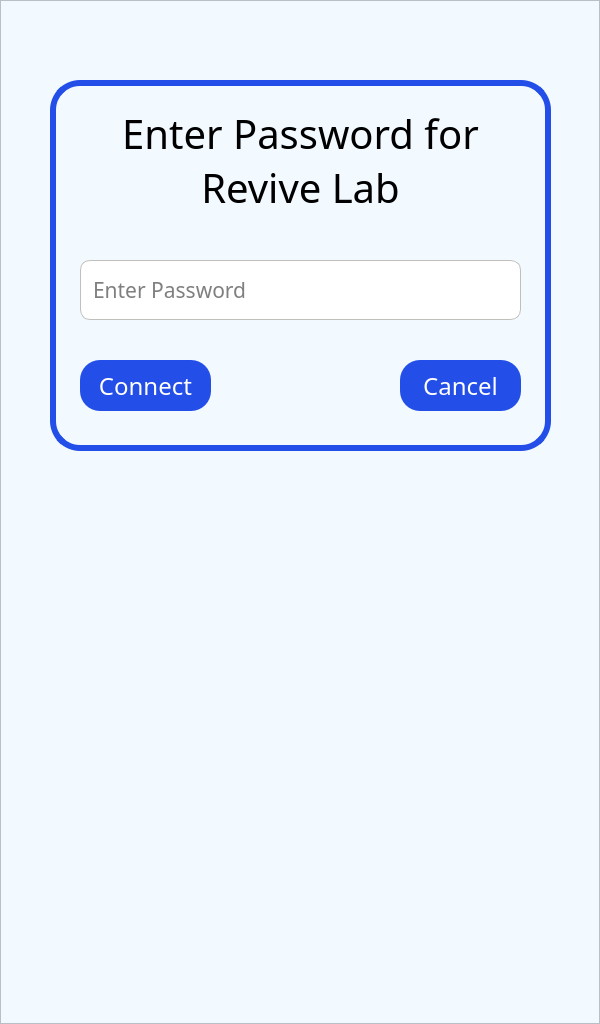
   <widget class="QFrame" name="screen_7">
    <property name="geometry">
     <rect>
      <x>0</x>
      <y>0</y>
      <width>600</width>
      <height>1024</height>
     </rect>
    </property>
    <property name="font">
     <font>
      <family>Product Sans</family>
     </font>
    </property>
    <property name="autoFillBackground">
     <bool>false</bool>
    </property>
    <property name="styleSheet">
     <string notr="true">background-color:  #f2f9ff;
</string>
    </property>
    <property name="frameShape">
     <enum>QFrame::StyledPanel</enum>
    </property>
    <property name="frameShadow">
     <enum>QFrame::Raised</enum>
    </property>
    <widget class="QFrame" name="wifi_modal_2">
     <property name="geometry">
      <rect>
       <x>50</x>
       <y>80</y>
       <width>501</width>
       <height>371</height>
      </rect>
     </property>
     <property name="styleSheet">
      <string notr="true">QFrame {
background-color: #f2f9ff;
border: 6px solid rgb(35, 78, 232);
border-radius: 30;
}</string>
     </property>
     <property name="frameShape">
      <enum>QFrame::StyledPanel</enum>
     </property>
     <property name="frameShadow">
      <enum>QFrame::Raised</enum>
     </property>
     <widget class="QLabel" name="label_19">
      <property name="geometry">
       <rect>
        <x>30</x>
        <y>20</y>
        <width>441</width>
        <height>121</height>
       </rect>
      </property>
      <property name="font">
       <font>
        <family>Product Sans</family>
        <pointsize>30</pointsize>
        <weight>50</weight>
        <bold>false</bold>
       </font>
      </property>
      <property name="layoutDirection">
       <enum>Qt::LeftToRight</enum>
      </property>
      <property name="styleSheet">
       <string notr="true">border: none;</string>
      </property>
      <property name="text">
       <string>Enter Password for 
Revive Lab</string>
      </property>
      <property name="alignment">
       <set>Qt::AlignCenter</set>
      </property>
      <property name="wordWrap">
       <bool>true</bool>
      </property>
     </widget>
     <widget class="QPushButton" name="btn_9">
      <property name="geometry">
       <rect>
        <x>350</x>
        <y>280</y>
        <width>121</width>
        <height>51</height>
       </rect>
      </property>
      <property name="font">
       <font>
        <family>Product Sans</family>
        <pointsize>18</pointsize>
        <weight>50</weight>
        <bold>false</bold>
       </font>
      </property>
      <property name="styleSheet">
       <string notr="true">QPushButton{
background-color:rgb(35, 78, 232);
color: rgb(255, 255, 255);
border: none;
border-radius: 20;
}


QPushButton:pressed{
background-color: rgb(255, 255, 255);
border:1px solid rgb(35, 78, 232);
color:rgb(35, 78, 232);
}</string>
      </property>
      <property name="text">
       <string>Cancel</string>
      </property>
     </widget>
     <widget class="QPushButton" name="btn_10">
      <property name="geometry">
       <rect>
        <x>30</x>
        <y>280</y>
        <width>131</width>
        <height>51</height>
       </rect>
      </property>
      <property name="font">
       <font>
        <family>Product Sans</family>
        <pointsize>18</pointsize>
        <weight>50</weight>
        <bold>false</bold>
       </font>
      </property>
      <property name="styleSheet">
       <string notr="true">QPushButton{
background-color:rgb(35, 78, 232);
color: rgb(255, 255, 255);
border: none;
border-radius: 20;
}


QPushButton:pressed{
background-color: rgb(255, 255, 255);
border:1px solid rgb(35, 78, 232);
color:rgb(35, 78, 232);
}</string>
      </property>
      <property name="text">
       <string>Connect</string>
      </property>
     </widget>
     <widget class="QLineEdit" name="lineEdit_2">
      <property name="geometry">
       <rect>
        <x>30</x>
        <y>180</y>
        <width>441</width>
        <height>60</height>
       </rect>
      </property>
      <property name="font">
       <font>
        <family>Product Sans</family>
        <pointsize>16</pointsize>
       </font>
      </property>
      <property name="styleSheet">
       <string notr="true">border-radius:10;
border: 1px solid rgb(192, 191, 188);
padding-left:10;
background-color: rgb(255, 255, 255);
</string>
      </property>
      <property name="text">
       <string/>
      </property>
      <property name="placeholderText">
       <string>Enter Password</string>
      </property>
     </widget>
    </widget>
   </widget>
